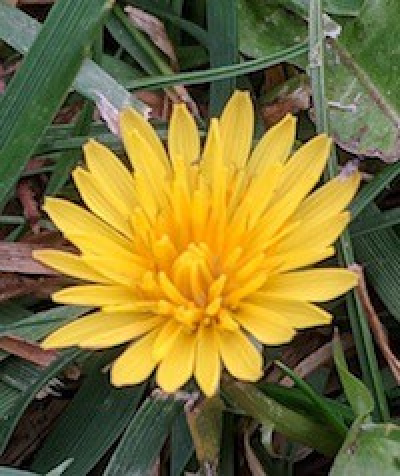
#> input picture Images/flower.png, 400 x 476 px
$ python HCD.py
#> lines starting #> are read from the running program, lines starting #| are printed output that depends on the picture
import cv2
import numpy as np

# Part I: Loading Images
image = cv2.imread('../Images/flower.png')
#> image is the input picture: shape (476, 400, 3); mean B, G, R 55, 113.3, 123.9
gray = cv2.cvtColor(image, cv2.COLOR_BGR2GRAY)
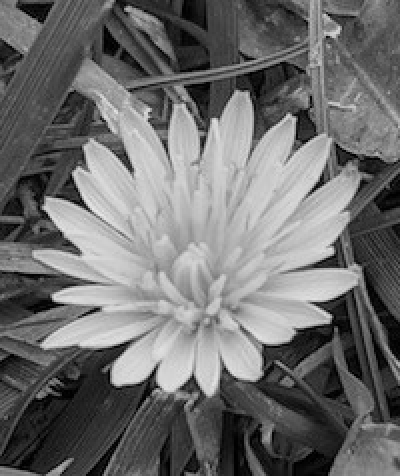
#> gray: shape (476, 400); min 0, max 235, mean 109.8

# Harris Corner Detection
gray = np.float32(gray)
harris_corners = cv2.cornerHarris(gray, blockSize=20, ksize=3, k=0.04)
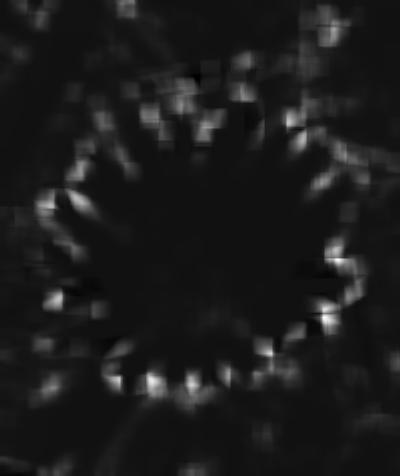
#> harris_corners: shape (476, 400) float32; min -137357.1, max 1858924, mean 82807.9; drawn with min black and max white

# Dilate the detected corners to enhance them
harris_corners = cv2.dilate(harris_corners, kernel=None)

# Threshold for an optimal value
image[harris_corners > 0.01 * harris_corners.max()] = [0, 0, 255]
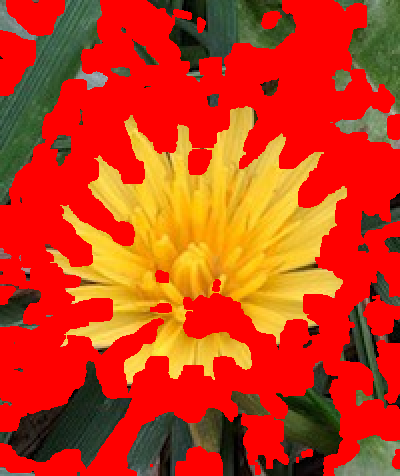
#> image: shape (476, 400, 3); mean B, G, R 21.5, 59, 203.9

# Show the image with detected corners
cv2.imshow('Harris Corners', image)
cv2.waitKey(0)
cv2.destroyAllWindows()
